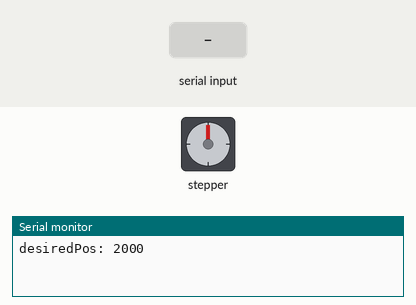
A sketch run on a simulated Arduino Mega 2560, built with avr-gcc and run on an emulated ATmega2560. Parts: stepper motor, the last lines printed to the serial monitor. Inputs (shaded band) come from the test bench. Stepper angles assume 200 steps per turn.

Above: at 6.3 s.
6.4 s: "90,45\n" received over Serial
At 6.86 s:
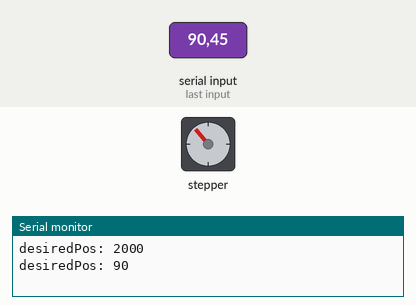
At 12.7 s:
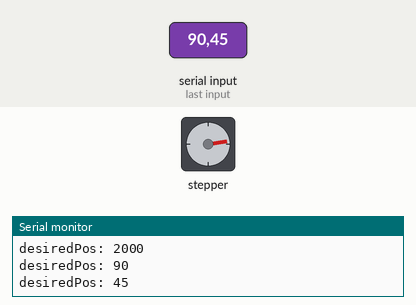
15.1 s: "30,150\n" received over Serial
At 17.4 s:
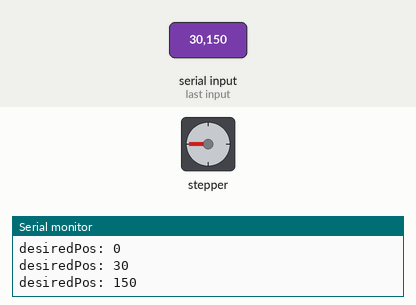
Timing chart, 0 to 20.6 s (numbered marks = the images above; inputs shaded):
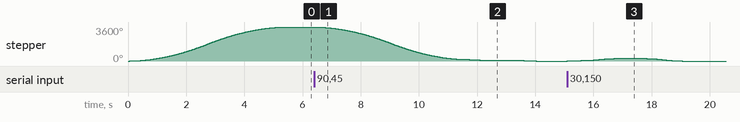

The sketch:

Robot_Arm.ino
```cpp
// Include the AccelStepper Library
#include <AccelStepper.h>

// Define pin connections
const int dirPin = 39;
const int stepPin = 38;

// Define motor interface type
#define motorInterfaceType 1

// Creates an instance
AccelStepper myStepper(motorInterfaceType, stepPin, dirPin);

void motorInit(){
  myStepper.setMaxSpeed(1000);
	myStepper.setAcceleration(300);
}

void motorSetSpeed(int speed){
	myStepper.setSpeed(speed);
}

void moveTo(int desiredPos){
	// Change direction once the motor reaches target position
	if (myStepper.distanceToGo() == 0) {

      myStepper.moveTo(desiredPos);
      Serial.print("desiredPos: ");
      Serial.println(desiredPos);
  }

	// Move the motor one step
	myStepper.run();
}

void moveToSerial(){
	// Change direction once the motor reaches target position
	if (myStepper.distanceToGo() == 0) {
		  if(Serial.available()){
        int desiredPos = Serial.parseInt();
        myStepper.moveTo(desiredPos);
        Serial.print("desiredPos: ");
        Serial.println(desiredPos);
      }
  }

	// Move the motor one step
	myStepper.run();
}

void setup() {
  Serial.begin(115200);
	// set the maximum speed, acceleration factor,
	// initial speed and the target position
  motorInit();
  motorSetSpeed(500);
  moveTo(2000);

}

void loop() {
  moveToSerial();
}


// -----------------------------------------
// // Include the AccelStepper Library
// #include "Joint.h"

// // Define pin connections
// const int motor1_dirPin = 39;
// const int motor1_stepPin = 38;
// int stepsPerRevolution = 200;  // Replace with your motor's steps per revolution

// Joint joint1(motor1_dirPin, motor1_stepPin, stepsPerRevolution);

// void setup() {

//   Serial.begin(115200);

// 	joint1.setSpeed(300);
// }

// void loop() {
//   joint1.moveTo();
// }
```

Joint.cpp
```cpp
// #include "Joint.h"

// Joint::Joint(int stepsPerRevolution, int motorPin1, int motorPin2, int motorPin3, int motorPin4)
//     : stepper(stepsPerRevolution, motorPin1, motorPin2, motorPin3, motorPin4) {
//       this->stepsPerRevolution = stepsPerRevolution;
// }

// void Joint::setSpeed(float rpm) {
//     stepper.setSpeed(rpm);
// }

// void Joint::rotateAngle(int angle) {
//     int gearRatio = 80;
//     int steps = angle / 360 * 80 * this->stepsPerRevolution;
//     stepper.step(steps);

//     this->currentAngle += angle;
// }

// void Joint::moveTo(int targetAngle) {
//     int angleToTurn = targetAngle - this->currentAngle;
//     rotateAngle(angleToTurn);
// }

#include "Joint.h"

Joint::Joint(int dirPin, int stepPin, int stepsPerRevolution)
    : stepper(1, dirPin, stepPin) {
    this->stepsPerRevolution = stepsPerRevolution;
    stepper.setMaxSpeed(1000); // Set your desired maximum speed in steps per second
    stepper.setAcceleration(50); // Set your desired acceleration in steps per second^2
}

void Joint::setSpeed(float rpm) {
    stepper.setSpeed(rpm);
}

void Joint::moveTo() {
    // stepper.moveTo(position);
    // while (stepper.run()) {
    //     // Run the stepper motor
    // }
    	// Change direction once the motor reaches target position
	if (stepper.distanceToGo() == 0) {
		  if(Serial.available()){
        int desiredPos = Serial.parseInt();
        stepper.moveTo(desiredPos);
        Serial.print("desiredPos: ");
        Serial.println(desiredPos);
      }
  }

	// Move the motor one step
	stepper.run();
}

// void Joint::moveToDeg(int angle) {
//     int gearRatio = 80;
//     int position = angle / 360 * this->stepsPerRevolution * gearRatio;
//     stepper.moveTo(position);
//     while (stepper.run()) {
//         // Run the stepper motor
//     }
// }
```

Joint.h
```cpp
// #ifndef Joint_h
// #define Joint_h

// #include <Stepper.h>

// class Joint {

//   private:
//       Stepper stepper;
//       int stepsPerRevolution;
//       int currentAngle = 0;

//   public:
//       Joint(int stepsPerRevolution, int motorPin1, int motorPin2, int motorPin3, int motorPin4);
//       void setSpeed(float rpm);
//       void rotateAngle(int angle);
//       void moveTo(int angle);
// };

// #endif

#ifndef JOINT_H
#define JOINT_H

#include <AccelStepper.h>

class Joint {
public:
  Joint(int dirPin, int stepPin, int stepsPerRevolution);
  void setSpeed(float rpm);
  void moveTo();
  //void moveToDeg(int angle);

private:
  AccelStepper stepper;
  int stepsPerRevolution;
};

#endif
```

Measured:
- after the input at 6.4 s, stepper: turns 3519° counter-clockwise in 6.0 s, then 81° counter-clockwise in 0.67 s
- after the input at 15.1 s, stepper: turns 270° clockwise in 1.7 s, then 270° counter-clockwise in 1.3 s
- by itself, stepper: turns 3600° clockwise in 5.4 s
